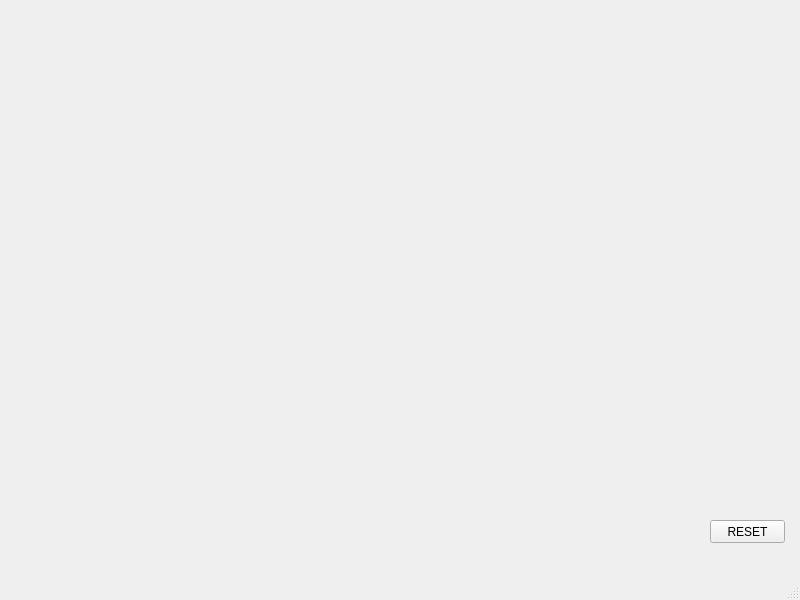
<?xml version="1.0" encoding="UTF-8"?>
<ui version="4.0">
 <class>MainWindow</class>
 <widget class="QMainWindow" name="MainWindow">
  <property name="geometry">
   <rect>
    <x>0</x>
    <y>0</y>
    <width>800</width>
    <height>600</height>
   </rect>
  </property>
  <property name="windowTitle">
   <string>MainWindow</string>
  </property>
  <widget class="QWidget" name="centralwidget">
   <widget class="QPushButton" name="rs">
    <property name="geometry">
     <rect>
      <x>710</x>
      <y>520</y>
      <width>75</width>
      <height>23</height>
     </rect>
    </property>
    <property name="text">
     <string>RESET</string>
    </property>
   </widget>
  </widget>
  <widget class="QMenuBar" name="menubar">
   <property name="geometry">
    <rect>
     <x>0</x>
     <y>0</y>
     <width>800</width>
     <height>21</height>
    </rect>
   </property>
  </widget>
  <widget class="QStatusBar" name="statusbar"/>
 </widget>
 <resources/>
 <connections/>
</ui>
